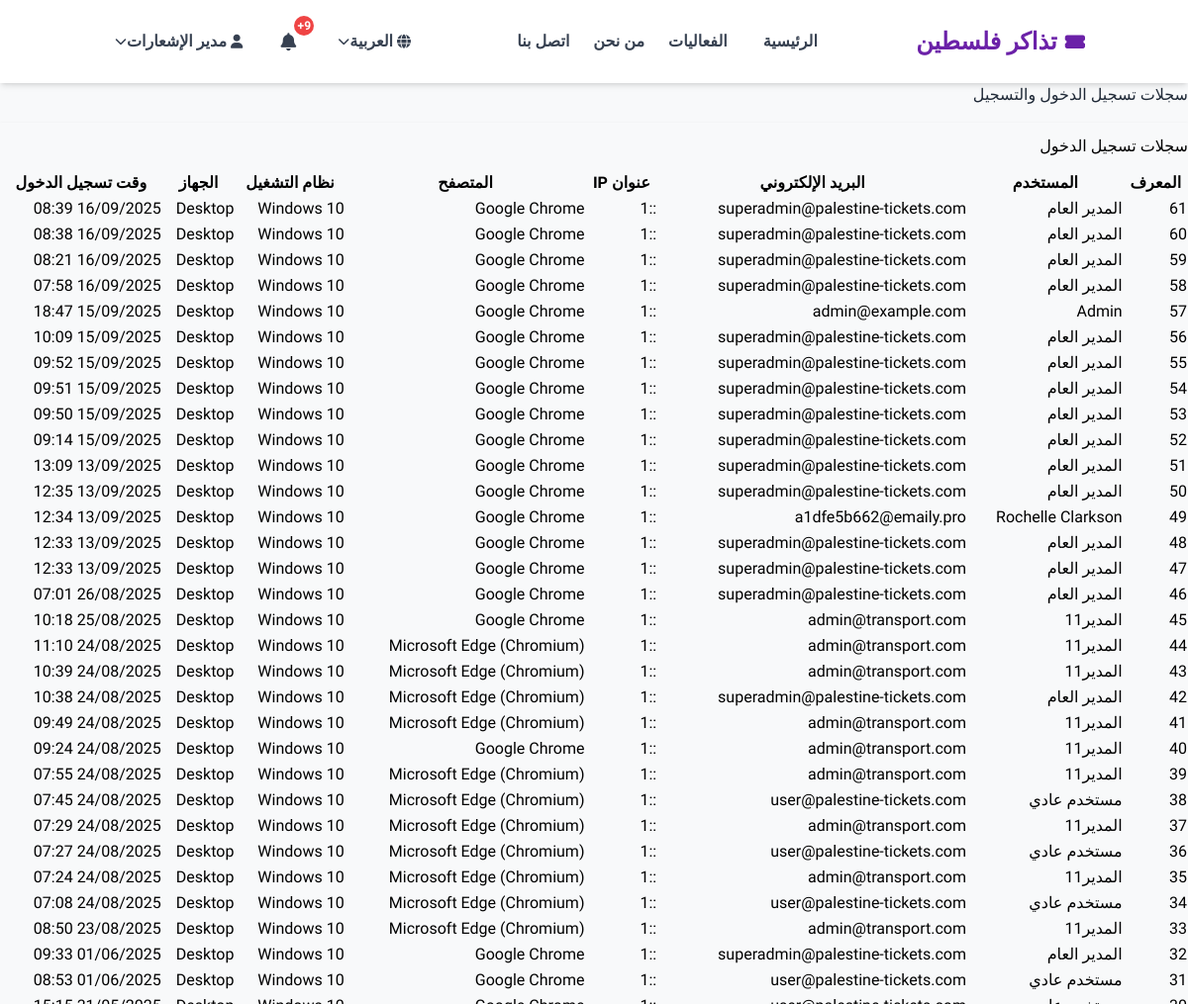
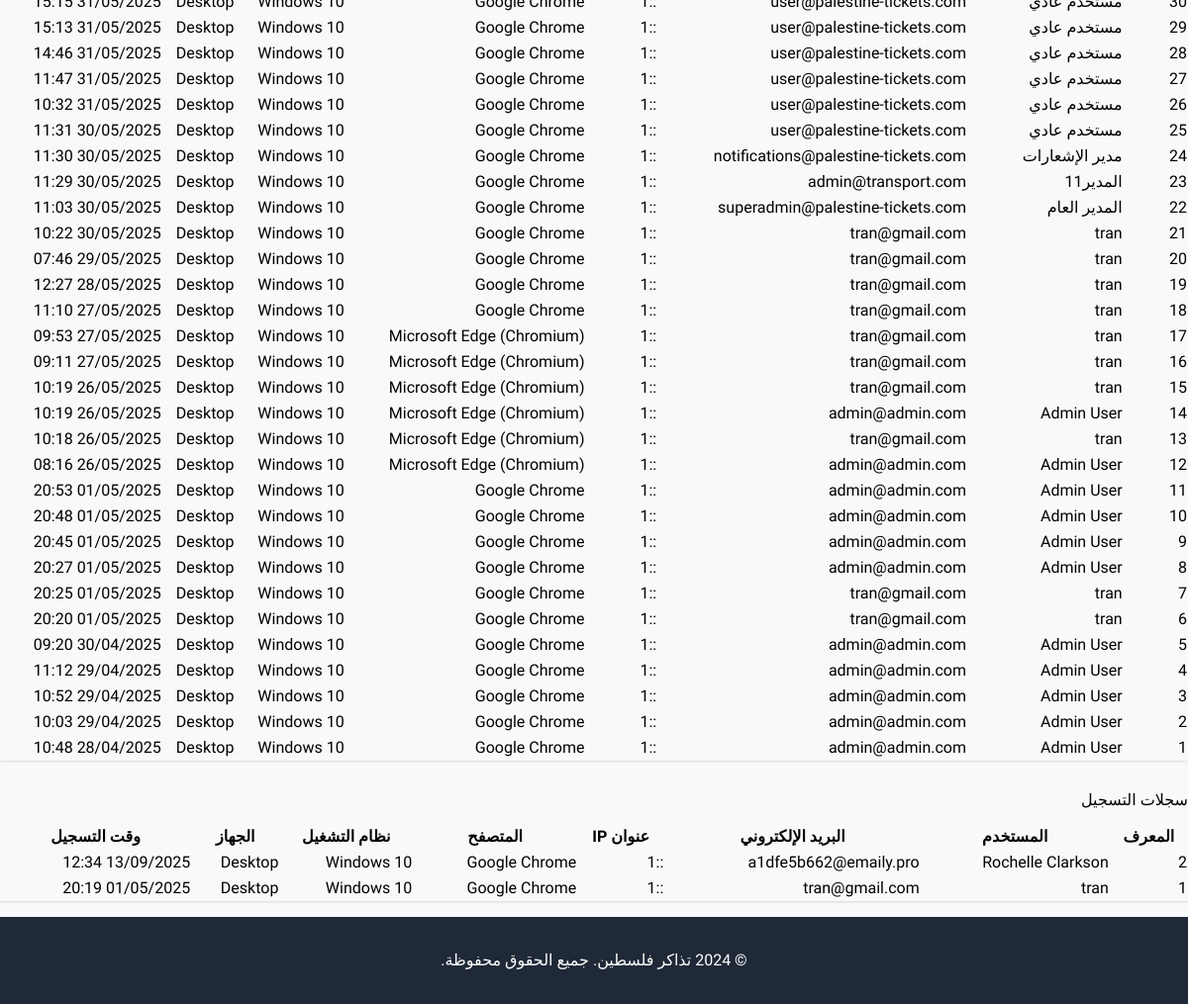
The app's page /admin/login_logs.php (signed in) with its own data (2 pictures, top to bottom).
### tables this page shows
CREATE TABLE `users` (
  `id` int(11) NOT NULL,
  `name` varchar(100) NOT NULL,
  `email` varchar(100) NOT NULL,
  `password` varchar(255) NOT NULL,
  `phone` varchar(20) NOT NULL,
  `password_hashed` varchar(255) NOT NULL,
  `role` enum('user','transport_admin','notifications_admin','site_admin','super_admin') DEFAULT 'user',
  `reset_token` varchar(64) DEFAULT NULL,
  `reset_expires` datetime DEFAULT NULL,
  `created_at` timestamp NOT NULL DEFAULT current_timestamp(),
  `updated_at` timestamp NOT NULL DEFAULT current_timestamp() ON UPDATE current_timestamp(),
  `profile_image` varchar(255) DEFAULT NULL,
  `last_login` datetime DEFAULT NULL,
  `last_login_ip` varchar(45) DEFAULT NULL,
  `timezone` varchar(100) DEFAULT 'Asia/Jerusalem',
  `preferred_language` varchar(10) DEFAULT 'ar',
  `two_factor_enabled` tinyint(1) DEFAULT 0,
  `status` enum('active','inactive','suspended') DEFAULT 'active',
  `email_verified` tinyint(1) DEFAULT 0
);

CREATE TABLE `registration_logs` (
  `id` int(11) NOT NULL,
  `user_id` int(11) NOT NULL,
  `ip_address` varchar(50) NOT NULL,
  `user_agent` text NOT NULL,
  `browser` varchar(100) NOT NULL,
  `os` varchar(100) NOT NULL,
  `device` varchar(100) NOT NULL,
  `registration_time` datetime NOT NULL,
  `created_at` timestamp NOT NULL DEFAULT current_timestamp()
);

### config/database.php (called while the page is built, shortened)
<?php
class Database {
    private $host = DB_HOST;
    private $user = DB_USER;
    private $pass = DB_PASS;
    private $dbname = DB_NAME;
    private $dbh;
    private $stmt;
    public function __construct() {
        $dsn = 'mysql:host=' . $this->host . ';dbname=' . $this->dbname . ';charset=utf8mb4';
        $options = array(
            PDO::ATTR_PERSISTENT => true,
            PDO::ATTR_ERRMODE => PDO::ERRMODE_EXCEPTION,
            PDO::ATTR_DEFAULT_FETCH_MODE => PDO::FETCH_ASSOC,
            PDO::ATTR_EMULATE_PREPARES => false
        );
        try {
            $this->dbh = new PDO($dsn, $this->user, $this->pass, $options);
        } catch(PDOException $e) {
            $this->error = $e->getMessage();
            error_log('Database Connection Error: ' . $this->error);
            echo 'Database Connection Error: ' . $this->error;
        }
    }
    public function query($sql) {
        $this->stmt = $this->dbh->prepare($sql);
    }
    public function bind($param, $value, $type = null) {
        if(is_null($type)) {
            switch(true) {
                case is_int($value):
                    $type = PDO::PARAM_INT;
                    break;
            }
        }
        $this->stmt->bindValue($param, $value, $type);
    }
    public function execute() {
        try {
            return $this->stmt->execute();
        } catch(PDOException $e) {
            $this->error = $e->getMessage();
            error_log('Query Execution Error: ' . $this->error);
            return false;
        }
    }
    public function resultSet() {
        $this->execute();
        return $this->stmt->fetchAll();
    }
}
?>

### includes/functions.php (called while the page is built, shortened)
<?php
function format_date($date, $format = 'd/m/Y H:i') {
    return date($format, strtotime($date));
}

### admin/login_logs.php (the view, shortened to what this page needs)
<?php
require_once '../includes/init.php';
require_once '../includes/functions.php';
require_once '../config/database.php';
$db = new Database();
$db->query("SELECT l.*, u.name, u.email FROM login_logs l
           JOIN users u ON l.user_id = u.id
           ORDER BY l.login_time DESC");
$login_logs = $db->resultSet();
$db->query("SELECT r.*, u.name, u.email FROM registration_logs r
           JOIN users u ON r.user_id = u.id
           ORDER BY r.registration_time DESC");
$registration_logs = $db->resultSet();
$page_title = 'سجلات تسجيل الدخول والتسجيل';
include 'includes/header.php';
?>
<div class="container-fluid">
    <div class="d-flex justify-content-between align-items-center mb-4">
        <h1 class="h3 mb-0 text-gray-800"><?php echo $page_title; ?></h1>
    </div>
    <div class="card shadow mb-4">
        <div class="card-header py-3 d-flex justify-content-between align-items-center">
            <h6 class="m-0 font-weight-bold text-primary">سجلات تسجيل الدخول</h6>
        </div>
        <div class="card-body">
            <div class="table-responsive">
                <table class="table table-bordered" id="loginLogsTable" width="100%" cellspacing="0">
                    <thead>
                        <tr>
                            <th>المعرف</th>
                            <th>المستخدم</th>
                            <th>البريد الإلكتروني</th>
                            <th>عنوان IP</th>
                            <th>المتصفح</th>
                            <th>نظام التشغيل</th>
                            <th>الجهاز</th>
                            <th>وقت تسجيل الدخول</th>
                        </tr>
                    </thead>
                    <tbody>
                        <?php foreach ($login_logs as $log): ?>
                        <tr>
                            <td><?php echo $log['id']; ?></td>
                            <td><?php echo htmlspecialchars($log['name']); ?></td>
                            <td><?php echo htmlspecialchars($log['email']); ?></td>
                            <td><?php echo htmlspecialchars($log['ip_address']); ?></td>
                            <td><?php echo htmlspecialchars($log['browser']); ?></td>
                            <td><?php echo htmlspecialchars($log['os']); ?></td>
                            <td><?php echo htmlspecialchars($log['device']); ?></td>
                            <td><?php echo format_date($log['login_time']); ?></td>
                        </tr>
                        <?php endforeach; ?>
                    </tbody>
                </table>
            </div>
        </div>
    </div>
    <div class="card shadow mb-4">
        <div class="card-header py-3 d-flex justify-content-between align-items-center">
            <h6 class="m-0 font-weight-bold text-primary">سجلات التسجيل</h6>
        </div>
        <div class="card-body">
            <div class="table-responsive">
                <table class="table table-bordered" id="registrationLogsTable" width="100%" cellspacing="0">
                    <thead>
                        <tr>
                            <th>المعرف</th>
                            <th>المستخدم</th>
                            <th>البريد الإلكتروني</th>
                            <th>عنوان IP</th>
                            <th>المتصفح</th>
                            <th>نظام التشغيل</th>
                            <th>الجهاز</th>
                            <th>وقت التسجيل</th>
                        </tr>
                    </thead>
                    <tbody>
                        <?php foreach ($registration_logs as $log): ?>
                        <tr>
                            <td><?php echo $log['id']; ?></td>
                            <td><?php echo htmlspecialchars($log['name']); ?></td>
                            <td><?php echo htmlspecialchars($log['email']); ?></td>
                            <td><?php echo htmlspecialchars($log['ip_address']); ?></td>
                            <td><?php echo htmlspecialchars($log['browser']); ?></td>
                            <td><?php echo htmlspecialchars($log['os']); ?></td>
                            <td><?php echo htmlspecialchars($log['device']); ?></td>
                            <td><?php echo format_date($log['registration_time']); ?></td>
                        </tr>
                        <?php endforeach; ?>
                    </tbody>
                </table>
            </div>
        </div>
    </div>
</div>
<?php
include 'includes/footer.php';
?>

### assets/css/responsive.css (style rules this page uses)
* { box-sizing: border-box; }
html, body { overflow-x: hidden; max-width: 100vw; position: relative; }
html { scroll-padding-top: 80px; }

### assets/css/performance.css (style rules this page uses)
html { scroll-behavior: smooth; }

### records on screen
registration_logs: id "2", user.name "Rochelle Clarkson", user.email "a1dfe5b662@emaily.pro", ip_address "::1", browser "Google Chrome", os "Windows 10", device "Desktop", registration_time "13/09/2025 12:34"
registration_logs: id "1", user.name "tran", user.email "tran@gmail.com", ip_address "::1", browser "Google Chrome", os "Windows 10", device "Desktop", registration_time "01/05/2025 20:19"

### other values on screen
$lang['site_name'] "تذاكر فلسطين"
$lang['home'] "الرئيسية"
$lang['events'] "الفعاليات"
$lang['about'] "من نحن"
$lang['contact'] "اتصل بنا"
$lang['language'] "العربية"
$_SESSION['user_name'] "مدير الإشعارات"
$page_title "سجلات تسجيل الدخول والتسجيل"
$log['id'] "61"
$log['name'] "المدير العام"
$log['email'] "superadmin@palestine-tickets.com"
$log['ip_address'] "::1"
$log['browser'] "Google Chrome"
$log['os'] "Windows 10"
$log['device'] "Desktop"
